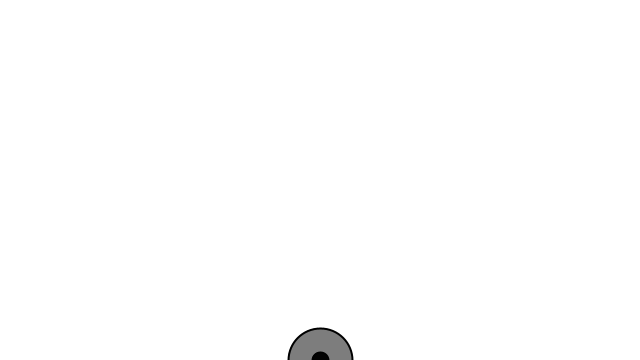
Frame 1 (no input)
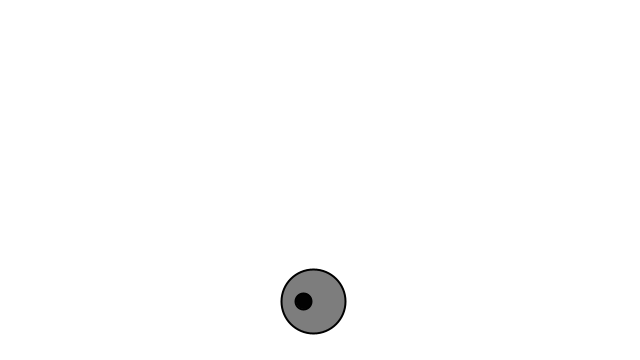
Frame 60 (the mouse pressed at the canvas centre just before this capture)
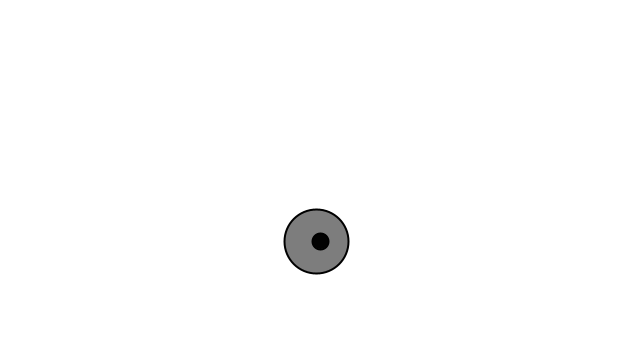
Frame 120 (the mouse held since frame 60 and released just before this capture)

The Processing sketch that drew these frames (run headless with seeded random() and noise(); from frame 60 on, the mouse is pressed at the canvas centre):

// Processing sketch: bubble_class_multiple3
// ── bubble_class_multiple3.pde
//goes with video 8.4
//Code train

Bubble b1;
Bubble b2; 

void setup(){
  size(640, 360);
  b1 = new Bubble(64, 125);
  b2 = new Bubble(16, 2);
}

void draw(){
  background(255);
  b1.display();
  b1.ascend();
  b1.top();
  
  b2.display();
  b2.ascend();
  b2.top();
}

// ── Bubble.pde
class Bubble {

  float x;
  float y;
  float diameter; 
  int colour; 
  
  //constructer
  Bubble(float tempD, int tempColour) {
    //data
    x = width/2;
    y = height;
    diameter = tempD;
    colour = tempColour; 
  }


  void ascend() {
    y--;
    x = x + random(-2, 2);
  }

  void display() {
    stroke(0);
    strokeWeight(2);
    fill(colour);
    ellipse(x, y, diameter, diameter);
  }



  void top() {
    if (y < diameter/2) {
      y = diameter/2;
    }
  }
}
